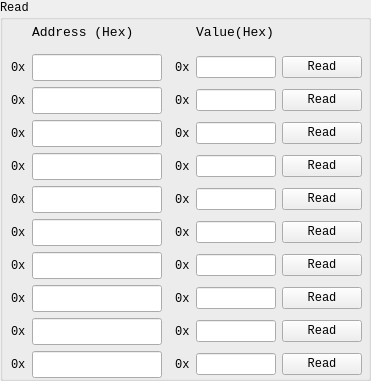
     <widget class="QGroupBox" name="groupBox_3">
      <property name="geometry">
       <rect>
        <x>10</x>
        <y>10</y>
        <width>371</width>
        <height>381</height>
       </rect>
      </property>
      <property name="font">
       <font>
        <family>Consolas</family>
       </font>
      </property>
      <property name="title">
       <string>Read</string>
      </property>
      <widget class="QWidget" name="gridLayoutWidget">
       <property name="geometry">
        <rect>
         <x>11</x>
         <y>17</y>
         <width>351</width>
         <height>361</height>
        </rect>
       </property>
       <layout class="QGridLayout" name="gridLayout">
        <item row="4" column="1">
         <widget class="QLineEdit" name="txt_PM_RAddr_4">
          <property name="font">
           <font>
            <family>Consolas</family>
            <pointsize>12</pointsize>
           </font>
          </property>
          <property name="maxLength">
           <number>8</number>
          </property>
         </widget>
        </item>
        <item row="4" column="4">
         <widget class="QPushButton" name="btn_PM_Read_4">
          <property name="font">
           <font>
            <family>Consolas</family>
            <weight>50</weight>
            <bold>false</bold>
           </font>
          </property>
          <property name="text">
           <string>Read</string>
          </property>
         </widget>
        </item>
        <item row="5" column="4">
         <widget class="QPushButton" name="btn_PM_Read_5">
          <property name="font">
           <font>
            <family>Consolas</family>
            <weight>50</weight>
            <bold>false</bold>
           </font>
          </property>
          <property name="text">
           <string>Read</string>
          </property>
         </widget>
        </item>
        <item row="6" column="4">
         <widget class="QPushButton" name="btn_PM_Read_6">
          <property name="font">
           <font>
            <family>Consolas</family>
            <weight>50</weight>
            <bold>false</bold>
           </font>
          </property>
          <property name="text">
           <string>Read</string>
          </property>
         </widget>
        </item>
        <item row="7" column="4">
         <widget class="QPushButton" name="btn_PM_Read_7">
          <property name="font">
           <font>
            <family>Consolas</family>
            <weight>50</weight>
            <bold>false</bold>
           </font>
          </property>
          <property name="text">
           <string>Read</string>
          </property>
         </widget>
        </item>
        <item row="8" column="4">
         <widget class="QPushButton" name="btn_PM_Read_8">
          <property name="font">
           <font>
            <family>Consolas</family>
            <weight>50</weight>
            <bold>false</bold>
           </font>
          </property>
          <property name="text">
           <string>Read</string>
          </property>
         </widget>
        </item>
        <item row="9" column="4">
         <widget class="QPushButton" name="btn_PM_Read_9">
          <property name="font">
           <font>
            <family>Consolas</family>
            <weight>50</weight>
            <bold>false</bold>
           </font>
          </property>
          <property name="text">
           <string>Read</string>
          </property>
         </widget>
        </item>
        <item row="2" column="0">
         <widget class="QLabel" name="label_11">
          <property name="font">
           <font>
            <family>Consolas</family>
           </font>
          </property>
          <property name="text">
           <string>0x</string>
          </property>
         </widget>
        </item>
        <item row="0" column="3">
         <widget class="QLabel" name="label_7">
          <property name="font">
           <font>
            <family>Consolas</family>
            <pointsize>10</pointsize>
           </font>
          </property>
          <property name="text">
           <string>Value(Hex)</string>
          </property>
         </widget>
        </item>
        <item row="9" column="2">
         <widget class="QLabel" name="label_26">
          <property name="font">
           <font>
            <family>Consolas</family>
           </font>
          </property>
          <property name="text">
           <string> 0x</string>
          </property>
         </widget>
        </item>
        <item row="5" column="3">
         <widget class="QLineEdit" name="txt_PM_RVal_5">
          <property name="font">
           <font>
            <family>Consolas</family>
           </font>
          </property>
          <property name="maxLength">
           <number>8</number>
          </property>
         </widget>
        </item>
        <item row="6" column="3">
         <widget class="QLineEdit" name="txt_PM_RVal_6">
          <property name="font">
           <font>
            <family>Consolas</family>
           </font>
          </property>
          <property name="maxLength">
           <number>8</number>
          </property>
         </widget>
        </item>
        <item row="7" column="0">
         <widget class="QLabel" name="label_9">
          <property name="font">
           <font>
            <family>Consolas</family>
           </font>
          </property>
          <property name="text">
           <string>0x</string>
          </property>
         </widget>
        </item>
        <item row="7" column="3">
         <widget class="QLineEdit" name="txt_PM_RVal_7">
          <property name="font">
           <font>
            <family>Consolas</family>
           </font>
          </property>
          <property name="maxLength">
           <number>8</number>
          </property>
         </widget>
        </item>
        <item row="8" column="2">
         <widget class="QLabel" name="label_25">
          <property name="font">
           <font>
            <family>Consolas</family>
           </font>
          </property>
          <property name="text">
           <string> 0x</string>
          </property>
         </widget>
        </item>
        <item row="9" column="3">
         <widget class="QLineEdit" name="txt_PM_RVal_9">
          <property name="font">
           <font>
            <family>Consolas</family>
           </font>
          </property>
          <property name="maxLength">
           <number>8</number>
          </property>
         </widget>
        </item>
        <item row="3" column="4">
         <widget class="QPushButton" name="btn_PM_Read_3">
          <property name="font">
           <font>
            <family>Consolas</family>
            <weight>50</weight>
            <bold>false</bold>
           </font>
          </property>
          <property name="text">
           <string>Read</string>
          </property>
         </widget>
        </item>
        <item row="2" column="4">
         <widget class="QPushButton" name="btn_PM_Read_2">
          <property name="font">
           <font>
            <family>Consolas</family>
            <weight>50</weight>
            <bold>false</bold>
           </font>
          </property>
          <property name="text">
           <string>Read</string>
          </property>
         </widget>
        </item>
        <item row="4" column="3">
         <widget class="QLineEdit" name="txt_PM_RVal_4">
          <property name="font">
           <font>
            <family>Consolas</family>
           </font>
          </property>
          <property name="maxLength">
           <number>8</number>
          </property>
         </widget>
        </item>
        <item row="6" column="2">
         <widget class="QLabel" name="label_23">
          <property name="font">
           <font>
            <family>Consolas</family>
           </font>
          </property>
          <property name="text">
           <string> 0x</string>
          </property>
         </widget>
        </item>
        <item row="2" column="1">
         <widget class="QLineEdit" name="txt_PM_RAddr_2">
          <property name="font">
           <font>
            <family>Consolas</family>
            <pointsize>12</pointsize>
           </font>
          </property>
          <property name="maxLength">
           <number>8</number>
          </property>
         </widget>
        </item>
        <item row="1" column="0">
         <widget class="QLabel" name="label_10">
          <property name="font">
           <font>
            <family>Consolas</family>
           </font>
          </property>
          <property name="text">
           <string>0x</string>
          </property>
         </widget>
        </item>
        <item row="3" column="0">
         <widget class="QLabel" name="label_12">
          <property name="font">
           <font>
            <family>Consolas</family>
           </font>
          </property>
          <property name="text">
           <string>0x</string>
          </property>
         </widget>
        </item>
        <item row="1" column="2">
         <widget class="QLabel" name="label_18">
          <property name="font">
           <font>
            <family>Consolas</family>
           </font>
          </property>
          <property name="text">
           <string> 0x</string>
          </property>
         </widget>
        </item>
        <item row="3" column="2">
         <widget class="QLabel" name="label_20">
          <property name="font">
           <font>
            <family>Consolas</family>
           </font>
          </property>
          <property name="text">
           <string> 0x</string>
          </property>
         </widget>
        </item>
        <item row="4" column="0">
         <widget class="QLabel" name="label_13">
          <property name="font">
           <font>
            <family>Consolas</family>
           </font>
          </property>
          <property name="text">
           <string>0x</string>
          </property>
         </widget>
        </item>
        <item row="5" column="0">
         <widget class="QLabel" name="label_14">
          <property name="font">
           <font>
            <family>Consolas</family>
           </font>
          </property>
          <property name="text">
           <string>0x</string>
          </property>
         </widget>
        </item>
        <item row="6" column="0">
         <widget class="QLabel" name="label_15">
          <property name="font">
           <font>
            <family>Consolas</family>
           </font>
          </property>
          <property name="text">
           <string>0x</string>
          </property>
         </widget>
        </item>
        <item row="8" column="0">
         <widget class="QLabel" name="label_16">
          <property name="font">
           <font>
            <family>Consolas</family>
           </font>
          </property>
          <property name="text">
           <string>0x</string>
          </property>
         </widget>
        </item>
        <item row="9" column="0">
         <widget class="QLabel" name="label_17">
          <property name="font">
           <font>
            <family>Consolas</family>
           </font>
          </property>
          <property name="text">
           <string>0x</string>
          </property>
         </widget>
        </item>
        <item row="7" column="2">
         <widget class="QLabel" name="label_24">
          <property name="font">
           <font>
            <family>Consolas</family>
           </font>
          </property>
          <property name="text">
           <string> 0x</string>
          </property>
         </widget>
        </item>
        <item row="4" column="2">
         <widget class="QLabel" name="label_21">
          <property name="font">
           <font>
            <family>Consolas</family>
           </font>
          </property>
          <property name="text">
           <string> 0x</string>
          </property>
         </widget>
        </item>
        <item row="2" column="2">
         <widget class="QLabel" name="label_19">
          <property name="font">
           <font>
            <family>Consolas</family>
           </font>
          </property>
          <property name="text">
           <string> 0x</string>
          </property>
         </widget>
        </item>
        <item row="5" column="2">
         <widget class="QLabel" name="label_22">
          <property name="font">
           <font>
            <family>Consolas</family>
           </font>
          </property>
          <property name="text">
           <string> 0x</string>
          </property>
         </widget>
        </item>
        <item row="1" column="4">
         <widget class="QPushButton" name="btn_PM_Read_1">
          <property name="font">
           <font>
            <family>Consolas</family>
            <weight>50</weight>
            <bold>false</bold>
           </font>
          </property>
          <property name="text">
           <string>Read</string>
          </property>
         </widget>
        </item>
        <item row="8" column="1">
         <widget class="QLineEdit" name="txt_PM_RAddr_8">
          <property name="font">
           <font>
            <family>Consolas</family>
            <pointsize>12</pointsize>
           </font>
          </property>
          <property name="maxLength">
           <number>8</number>
          </property>
         </widget>
        </item>
        <item row="7" column="1">
         <widget class="QLineEdit" name="txt_PM_RAddr_7">
          <property name="font">
           <font>
            <family>Consolas</family>
            <pointsize>12</pointsize>
           </font>
          </property>
          <property name="maxLength">
           <number>8</number>
          </property>
         </widget>
        </item>
        <item row="1" column="3">
         <widget class="QLineEdit" name="txt_PM_RVal_1">
          <property name="font">
           <font>
            <family>Consolas</family>
           </font>
          </property>
          <property name="maxLength">
           <number>8</number>
          </property>
         </widget>
        </item>
        <item row="1" column="1">
         <widget class="QLineEdit" name="txt_PM_RAddr_1">
          <property name="font">
           <font>
            <family>Consolas</family>
            <pointsize>12</pointsize>
           </font>
          </property>
          <property name="maxLength">
           <number>8</number>
          </property>
         </widget>
        </item>
        <item row="3" column="3">
         <widget class="QLineEdit" name="txt_PM_RVal_3">
          <property name="font">
           <font>
            <family>Consolas</family>
           </font>
          </property>
          <property name="maxLength">
           <number>8</number>
          </property>
         </widget>
        </item>
        <item row="0" column="1">
         <widget class="QLabel" name="label_6">
          <property name="font">
           <font>
            <family>Consolas</family>
            <pointsize>10</pointsize>
           </font>
          </property>
          <property name="text">
           <string>Address (Hex)</string>
          </property>
         </widget>
        </item>
        <item row="0" column="4">
         <widget class="QLabel" name="label_8">
          <property name="text">
           <string/>
          </property>
         </widget>
        </item>
        <item row="8" column="3">
         <widget class="QLineEdit" name="txt_PM_RVal_8">
          <property name="font">
           <font>
            <family>Consolas</family>
           </font>
          </property>
          <property name="maxLength">
           <number>8</number>
          </property>
         </widget>
        </item>
        <item row="2" column="3">
         <widget class="QLineEdit" name="txt_PM_RVal_2">
          <property name="font">
           <font>
            <family>Consolas</family>
           </font>
          </property>
          <property name="maxLength">
           <number>8</number>
          </property>
         </widget>
        </item>
        <item row="9" column="1">
         <widget class="QLineEdit" name="txt_PM_RAddr_9">
          <property name="font">
           <font>
            <family>Consolas</family>
            <pointsize>12</pointsize>
           </font>
          </property>
          <property name="maxLength">
           <number>8</number>
          </property>
         </widget>
        </item>
        <item row="5" column="1">
         <widget class="QLineEdit" name="txt_PM_RAddr_5">
          <property name="font">
           <font>
            <family>Consolas</family>
            <pointsize>12</pointsize>
           </font>
          </property>
          <property name="maxLength">
           <number>8</number>
          </property>
         </widget>
        </item>
        <item row="6" column="1">
         <widget class="QLineEdit" name="txt_PM_RAddr_6">
          <property name="font">
           <font>
            <family>Consolas</family>
            <pointsize>12</pointsize>
           </font>
          </property>
          <property name="maxLength">
           <number>8</number>
          </property>
         </widget>
        </item>
        <item row="3" column="1">
         <widget class="QLineEdit" name="txt_PM_RAddr_3">
          <property name="font">
           <font>
            <family>Consolas</family>
            <pointsize>12</pointsize>
           </font>
          </property>
          <property name="maxLength">
           <number>8</number>
          </property>
         </widget>
        </item>
        <item row="10" column="0">
         <widget class="QLabel" name="label_27">
          <property name="font">
           <font>
            <family>Consolas</family>
           </font>
          </property>
          <property name="text">
           <string>0x</string>
          </property>
         </widget>
        </item>
        <item row="10" column="1">
         <widget class="QLineEdit" name="txt_PM_RAddr_10">
          <property name="font">
           <font>
            <family>Consolas</family>
            <pointsize>12</pointsize>
           </font>
          </property>
         </widget>
        </item>
        <item row="10" column="2">
         <widget class="QLabel" name="label_28">
          <property name="font">
           <font>
            <family>Consolas</family>
           </font>
          </property>
          <property name="text">
           <string> 0x</string>
          </property>
         </widget>
        </item>
        <item row="10" column="3">
         <widget class="QLineEdit" name="txt_PM_RVal_10">
          <property name="font">
           <font>
            <family>Consolas</family>
           </font>
          </property>
         </widget>
        </item>
        <item row="10" column="4">
         <widget class="QPushButton" name="btn_PM_Read_10">
          <property name="font">
           <font>
            <family>Consolas</family>
            <weight>50</weight>
            <bold>false</bold>
           </font>
          </property>
          <property name="text">
           <string>Read</string>
          </property>
         </widget>
        </item>
       </layout>
      </widget>
     </widget>
